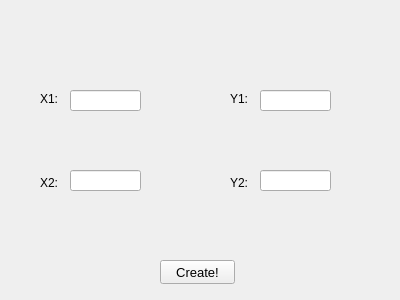
<?xml version="1.0" encoding="UTF-8"?>
<ui version="4.0">
 <class>Form_Trap</class>
 <widget class="QWidget" name="Form_Trap">
  <property name="geometry">
   <rect>
    <x>0</x>
    <y>0</y>
    <width>400</width>
    <height>300</height>
   </rect>
  </property>
  <property name="windowTitle">
   <string>Form</string>
  </property>
  <widget class="QWidget" name="verticalLayoutWidget">
   <property name="geometry">
    <rect>
     <x>40</x>
     <y>60</y>
     <width>21</width>
     <height>161</height>
    </rect>
   </property>
   <layout class="QVBoxLayout" name="verticalLayout">
    <item>
     <widget class="QLabel" name="label">
      <property name="text">
       <string>X1:</string>
      </property>
     </widget>
    </item>
    <item>
     <widget class="QLabel" name="label_2">
      <property name="text">
       <string>X2:</string>
      </property>
     </widget>
    </item>
   </layout>
  </widget>
  <widget class="QLineEdit" name="lineEdit">
   <property name="geometry">
    <rect>
     <x>70</x>
     <y>90</y>
     <width>71</width>
     <height>21</height>
    </rect>
   </property>
  </widget>
  <widget class="QLineEdit" name="lineEdit_2">
   <property name="geometry">
    <rect>
     <x>70</x>
     <y>170</y>
     <width>71</width>
     <height>21</height>
    </rect>
   </property>
  </widget>
  <widget class="QLineEdit" name="lineEdit_3">
   <property name="geometry">
    <rect>
     <x>260</x>
     <y>170</y>
     <width>71</width>
     <height>21</height>
    </rect>
   </property>
  </widget>
  <widget class="QLineEdit" name="lineEdit_4">
   <property name="geometry">
    <rect>
     <x>260</x>
     <y>90</y>
     <width>71</width>
     <height>21</height>
    </rect>
   </property>
  </widget>
  <widget class="QWidget" name="verticalLayoutWidget_2">
   <property name="geometry">
    <rect>
     <x>230</x>
     <y>60</y>
     <width>21</width>
     <height>161</height>
    </rect>
   </property>
   <layout class="QVBoxLayout" name="verticalLayout_2">
    <item>
     <widget class="QLabel" name="label_3">
      <property name="text">
       <string>Y1:</string>
      </property>
     </widget>
    </item>
    <item>
     <widget class="QLabel" name="label_4">
      <property name="text">
       <string>Y2:</string>
      </property>
     </widget>
    </item>
   </layout>
  </widget>
  <widget class="QPushButton" name="pushButton">
   <property name="geometry">
    <rect>
     <x>160</x>
     <y>260</y>
     <width>75</width>
     <height>24</height>
    </rect>
   </property>
   <property name="font">
    <font>
     <pointsize>10</pointsize>
    </font>
   </property>
   <property name="text">
    <string>Create!</string>
   </property>
  </widget>
 </widget>
 <resources/>
 <connections/>
</ui>
